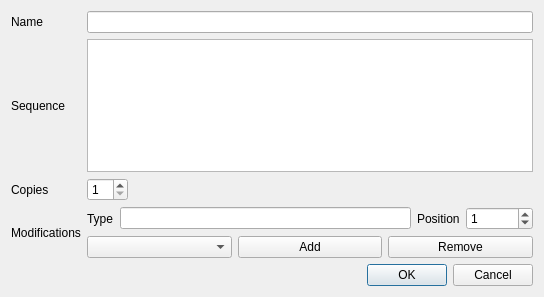
<?xml version="1.0" encoding="UTF-8"?>
<ui version="4.0">
 <class>QDialog</class>
 <widget class="QDialog" name="QDialog">
  <property name="geometry">
   <rect>
    <x>0</x>
    <y>0</y>
    <width>544</width>
    <height>297</height>
   </rect>
  </property>
  <property name="windowTitle">
   <string>Add DNA Entity</string>
  </property>
  <layout class="QVBoxLayout" name="verticalLayout">
   <item>
    <layout class="QGridLayout" name="gridLayout">
     <item row="0" column="1">
      <widget class="QLineEdit" name="lei_dnaentity_name"/>
     </item>
     <item row="1" column="1">
      <widget class="QPlainTextEdit" name="pte_dnaentity_sequence"/>
     </item>
     <item row="1" column="0">
      <widget class="QLabel" name="label">
       <property name="text">
        <string>Sequence</string>
       </property>
      </widget>
     </item>
     <item row="3" column="0">
      <widget class="QLabel" name="label_6">
       <property name="text">
        <string>Modifications</string>
       </property>
      </widget>
     </item>
     <item row="0" column="0">
      <widget class="QLabel" name="label_7">
       <property name="text">
        <string>Name</string>
       </property>
      </widget>
     </item>
     <item row="2" column="0">
      <widget class="QLabel" name="label_2">
       <property name="text">
        <string>Copies</string>
       </property>
      </widget>
     </item>
     <item row="3" column="1">
      <layout class="QVBoxLayout" name="verticalLayout_2">
       <item>
        <layout class="QHBoxLayout" name="horizontalLayout_2">
         <item>
          <widget class="QLabel" name="label_9">
           <property name="text">
            <string>Type</string>
           </property>
          </widget>
         </item>
         <item>
          <widget class="QLineEdit" name="lei_dnaentity_modification_type"/>
         </item>
         <item>
          <widget class="QLabel" name="label_10">
           <property name="text">
            <string>Position</string>
           </property>
          </widget>
         </item>
         <item>
          <widget class="QSpinBox" name="sbo_dnaentity_modification_position">
           <property name="maximum">
            <number>9999999</number>
           </property>
           <property name="value">
            <number>1</number>
           </property>
          </widget>
         </item>
        </layout>
       </item>
       <item>
        <layout class="QHBoxLayout" name="horizontalLayout_3">
         <item>
          <widget class="QComboBox" name="cml_dnaentity_modifications"/>
         </item>
         <item>
          <widget class="QPushButton" name="btn_dnaentity_modification_add">
           <property name="text">
            <string>Add</string>
           </property>
          </widget>
         </item>
         <item>
          <widget class="QPushButton" name="btn_dnaentity_modification_remove">
           <property name="text">
            <string>Remove</string>
           </property>
          </widget>
         </item>
        </layout>
       </item>
      </layout>
     </item>
     <item row="2" column="1">
      <layout class="QHBoxLayout" name="horizontalLayout">
       <item>
        <widget class="QSpinBox" name="sbo_dnaentity_copies">
         <property name="minimum">
          <number>1</number>
         </property>
        </widget>
       </item>
       <item>
        <spacer name="horizontalSpacer">
         <property name="orientation">
          <enum>Qt::Horizontal</enum>
         </property>
         <property name="sizeHint" stdset="0">
          <size>
           <width>40</width>
           <height>20</height>
          </size>
         </property>
        </spacer>
       </item>
      </layout>
     </item>
    </layout>
   </item>
   <item>
    <widget class="QDialogButtonBox" name="btn_dnaentity_button_box">
     <property name="orientation">
      <enum>Qt::Horizontal</enum>
     </property>
     <property name="standardButtons">
      <set>QDialogButtonBox::Cancel|QDialogButtonBox::Ok</set>
     </property>
    </widget>
   </item>
  </layout>
 </widget>
 <resources/>
 <connections/>
</ui>
